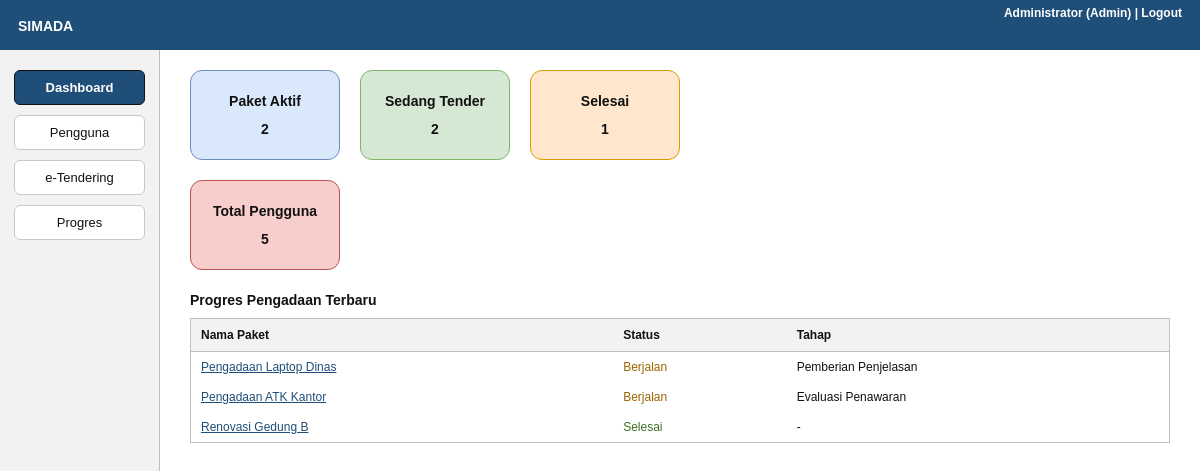
/public/index.php?page=dashboard (signed in), run on the app's committed database.
### tables this page shows
CREATE TABLE paket_pengadaan (
  id         INT UNSIGNED AUTO_INCREMENT PRIMARY KEY,
  nama_paket VARCHAR(150) NOT NULL,
  metode     ENUM('Tender','Pengadaan Langsung','E-Purchasing') NOT NULL,
  status     ENUM('Analisis','Berjalan','Selesai') NOT NULL DEFAULT 'Analisis',
  tanggal    DATE NOT NULL,
  created_by INT UNSIGNED NULL,
  CONSTRAINT fk_paket_user FOREIGN KEY (created_by) REFERENCES users(id)
);

### core/Controller.php (called while the page is built, shortened)
<?php
abstract class Controller
{
    protected function render(string $view, array $data = [], string $active = ''): void
    {
        extract($data);
        require __DIR__ . '/../views/layout/header.php';
        require __DIR__ . "/../views/$view.php";
        require __DIR__ . '/../views/layout/footer.php';
    }
}

### controllers/DashboardController.php (called while the page is built, shortened)
<?php
class DashboardController extends Controller
{
    public function index(): void
    {
        $paket = (new PaketPengadaan())->allWithProgress();
        $count = fn($s) => count(array_filter($paket, fn($p) => $p['status'] === $s));
        $this->render('dashboard/index', [
            'aktif'      => count($paket) - $count('Selesai'),
            'tender'     => $count('Berjalan'),
            'selesai'    => $count('Selesai'),
            'totalUser'  => (new User())->countAll(),
            'terbaru'    => array_slice($paket, 0, 5),
        ], 'dashboard');
    }
}

### public/index.php (called while the page is built, shortened)
<?php
spl_autoload_register(function ($class) {
    foreach (['core', 'models', 'controllers'] as $dir) {
        $file = __DIR__ . "/../$dir/$class.php";
        if (is_file($file)) { require $file; return; }
    }
});
$routes = [
    'login'       => [AuthController::class, 'login'],
    'logout'      => [AuthController::class, 'logout'],
    'dashboard'   => [DashboardController::class, 'index'],
    'users'       => [UserController::class, 'index'],
    'user-toggle' => [UserController::class, 'toggle'],
    'tender'      => [TenderController::class, 'index'],
    'paket'       => [TenderController::class, 'detail'],
    'progres'     => [ProgresController::class, 'index'],
];
$page = $_GET['page'] ?? (Auth::check() ? 'dashboard' : 'login');
[$class, $method] = $routes[$page] ?? $routes['login'];
(new $class())->$method();

### config/config.php (called while the page is built)
<?php
return [
    'driver'   => getenv('SIMADA_DRIVER') ?: 'mysql',
    'host'     => '127.0.0.1',
    'port'     => 3306,
    'database' => 'simada',
    'username' => 'root',
    'password' => '',
    'sqlite'   => __DIR__ . '/../database/simada.sqlite',
];

### core/Database.php (called while the page is built, shortened)
<?php
class Database
{
    private static ?Database $instance = null;
    private PDO $pdo;
    private function __construct()
    {
        $c = require __DIR__ . '/../config/config.php';
        $dsn = $c['driver'] === 'sqlite'
            ? 'sqlite:' . $c['sqlite']
            : "mysql:host={$c['host']};port={$c['port']};dbname={$c['database']};charset=utf8mb4";
        $this->pdo = new PDO($dsn, $c['username'], $c['password'], [
            PDO::ATTR_ERRMODE            => PDO::ERRMODE_EXCEPTION,
            PDO::ATTR_DEFAULT_FETCH_MODE => PDO::FETCH_ASSOC,
            PDO::ATTR_EMULATE_PREPARES   => false,
        ]);
    }
    public static function getInstance(): Database
    {
        return self::$instance ??= new Database();
    }
    public function getConnection(): PDO
    {
        return $this->pdo;
    }
}

### core/Model.php (called while the page is built, shortened)
<?php
abstract class Model
{
    public function __construct()
    {
        $this->db = Database::getInstance()->getConnection();
    }
}

### models/PaketPengadaan.php (called while the page is built, shortened)
<?php
class PaketPengadaan extends Model
{
    public function allWithProgress(): array
    {
        return $this->db->query(
            "SELECT p.*,
                    (SELECT COUNT(*) FROM tender t WHERE t.paket_id = p.id AND t.status = 'Selesai') AS tahap_selesai,
                    (SELECT t.tahap FROM tender t WHERE t.paket_id = p.id AND t.status = 'Berjalan'
                      ORDER BY t.id LIMIT 1) AS tahap_aktif
             FROM paket_pengadaan p ORDER BY p.tanggal DESC, p.id DESC"
        )->fetchAll();
    }
}

### views/dashboard/index.php (the view, shortened to what this page needs)
<div class="cards">
  <div class="card c-blue"><span>Paket Aktif</span><b><?= $aktif ?></b></div>
  <div class="card c-green"><span>Sedang Tender</span><b><?= $tender ?></b></div>
  <div class="card c-orange"><span>Selesai</span><b><?= $selesai ?></b></div>
  <div class="card c-red"><span>Total Pengguna</span><b><?= $totalUser ?></b></div>
</div>
<h2>Progres Pengadaan Terbaru</h2>
<table><thead><tr><th>Nama Paket</th><th>Status</th><th>Tahap</th></tr></thead><tbody>
<?php foreach ($terbaru as $p): ?>
<tr><td><a href="index.php?page=progres&id=<?= $p['id'] ?>"><?= $e($p['nama_paket']) ?></a></td>
<td class="st-<?= strtolower($p['status']) ?>"><?= $e($p['status']) ?></td><td><?= $e($p['tahap_aktif'] ?? '-') ?></td></tr>
<?php endforeach; ?></tbody></table>

### public/assets/style.css (style rules this page uses)
* { box-sizing:border-box }
body { margin:0;font-family:Arial,Helvetica,sans-serif;font-size:13px;color:#111;background:#fff }
a { color:#1F4E79 }
h2 { font-size:14px;margin:22px 0 10px }
.cards { display:flex;flex-wrap:wrap;gap:20px;max-width:520px }
.card { width:150px;height:62px;border-radius:12px;border:1px solid;display:flex;flex-direction:column;align-items:center;justify-content:center;text-align:center }
.cards:not(.info) .card { height:90px }
.card span { font-weight:bold;font-size:14px }
.card b { font-size:14px;margin-top:12px }
.c-blue { background:#dae8fc;border-color:#6c8ebf }
.c-green { background:#d5e8d4;border-color:#82b366 }
.c-orange { background:#ffe6cc;border-color:#d79b00 }
.c-red { background:#f8cecc;border-color:#b85450 }
table { width:100%;border-collapse:collapse;border:1px solid #bfbfbf;font-size:12px }
th { background:#f2f2f2;text-align:left;padding:9px 10px;border-bottom:1px solid #bfbfbf }
td { padding:8px 10px }
.st-aktif,.st-selesai { color:#3b6e22 }
.st-berjalan { color:#9c6500 }

### data on the page
paket_pengadaan: created_by "2", id "1", nama_paket "Pengadaan ATK Kantor", status "Berjalan", tahap_aktif "Evaluasi Penawaran"
paket_pengadaan: nama_paket "Pengadaan Laptop Dinas", status "Berjalan", tahap_aktif "Pemberian Penjelasan"
paket_pengadaan: nama_paket "Renovasi Gedung B", status "Selesai", tahap_aktif "-"

### other printed values
$e($user['nama']) "Administrator"
$e($user['role']) "Admin"
$label "Dashboard"
$label "Pengguna"
$label "e-Tendering"
$label "Progres"
$totalUser "5"
